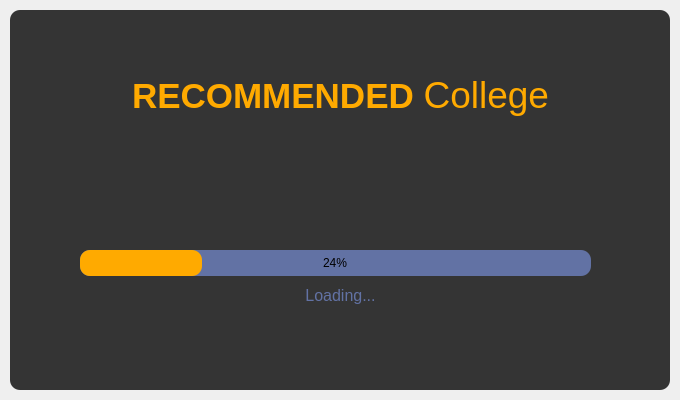
<?xml version="1.0" encoding="UTF-8"?>
<ui version="4.0">
 <class>SplashScreen</class>
 <widget class="QMainWindow" name="SplashScreen">
  <property name="enabled">
   <bool>true</bool>
  </property>
  <property name="geometry">
   <rect>
    <x>0</x>
    <y>0</y>
    <width>680</width>
    <height>400</height>
   </rect>
  </property>
  <property name="windowTitle">
   <string notr="true">MainWindow</string>
  </property>
  <widget class="QWidget" name="centralwidget">
   <layout class="QVBoxLayout" name="verticalLayout">
    <property name="spacing">
     <number>0</number>
    </property>
    <property name="leftMargin">
     <number>10</number>
    </property>
    <property name="topMargin">
     <number>10</number>
    </property>
    <property name="rightMargin">
     <number>10</number>
    </property>
    <property name="bottomMargin">
     <number>10</number>
    </property>
    <item>
     <widget class="QFrame" name="dropShadowFrame">
      <property name="styleSheet">
       <string notr="true">QFrame{
	
	background-color: rgb(52, 52, 52);
	color: rgb(220, 220, 220);
	border-radius: 10px;
}</string>
      </property>
      <property name="frameShape">
       <enum>QFrame::StyledPanel</enum>
      </property>
      <property name="frameShadow">
       <enum>QFrame::Raised</enum>
      </property>
      <widget class="QLabel" name="Title_Label">
       <property name="geometry">
        <rect>
         <x>0</x>
         <y>20</y>
         <width>661</width>
         <height>131</height>
        </rect>
       </property>
       <property name="font">
        <font>
         <family>Segoe UI</family>
         <pointsize>40</pointsize>
        </font>
       </property>
       <property name="styleSheet">
        <string notr="true">color: rgb(255, 170, 0);</string>
       </property>
       <property name="text">
        <string>&lt;html&gt;&lt;head/&gt;&lt;body&gt;&lt;p&gt;&lt;span style=&quot; font-size:26pt; font-weight:600;&quot;&gt;RECOMMENDED &lt;/span&gt;&lt;span style=&quot; font-size:28pt;&quot;&gt;College&lt;/span&gt;&lt;/p&gt;&lt;/body&gt;&lt;/html&gt;</string>
       </property>
       <property name="alignment">
        <set>Qt::AlignCenter</set>
       </property>
      </widget>
      <widget class="QProgressBar" name="Progress_Bar">
       <property name="geometry">
        <rect>
         <x>70</x>
         <y>240</y>
         <width>511</width>
         <height>26</height>
        </rect>
       </property>
       <property name="styleSheet">
        <string notr="true">QProgressBar{
	background-color: rgb(98, 114, 164);
	color: rgb(0, 0, 0);
	border-style: none;
	border-radius: 10px;
	text-align: center;
}

QProgressBar::chunk{
	border-radius: 10px;
	background-color: qlineargradient(spread:pad, x1:0, y1:0.511364, x2:1, y2:0.523, stop:0  , stop:1 rgba(255, 191, 0, 255));
	background-color: rgb(255, 170, 0);
}</string>
       </property>
       <property name="value">
        <number>24</number>
       </property>
      </widget>
      <widget class="QLabel" name="Loading_Label">
       <property name="geometry">
        <rect>
         <x>0</x>
         <y>270</y>
         <width>661</width>
         <height>31</height>
        </rect>
       </property>
       <property name="font">
        <font>
         <family>Segoe UI</family>
         <pointsize>12</pointsize>
        </font>
       </property>
       <property name="styleSheet">
        <string notr="true">color: rgb(98, 114, 164);</string>
       </property>
       <property name="text">
        <string>Loading...</string>
       </property>
       <property name="alignment">
        <set>Qt::AlignCenter</set>
       </property>
      </widget>
     </widget>
    </item>
   </layout>
  </widget>
 </widget>
 <resources/>
 <connections/>
</ui>
